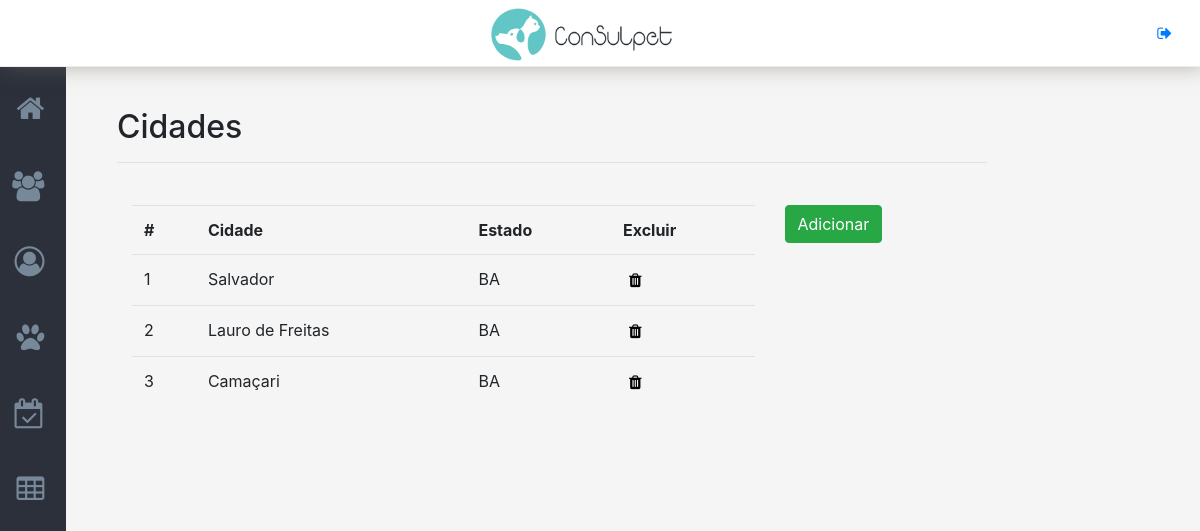
The app's page /cidades (signed in) with its own data.
### tables this page shows
CREATE TABLE `cid_cidade` (
  `cid_id_cidade` int(11) NOT NULL,
  `cid_ds_cidade` varchar(100) NOT NULL,
  `cid_est_cidade` varchar(2) NOT NULL
);

### _controller/db_connection.php (called while the page is built)
<?php
function connect(){
    $host ="localhost";
    $user="root";
    $password ="123456";
    $bd = "consulpet";
    $con = new mysqli($host,$user,$password,$bd) or die("Erro ao conectar com o banco");
    return $con;
}

### pages/cidades.php (the view, shortened to what this page needs)
<main role="main" class="col-md-9 pt-3">
    <div class="d-flex justify-content-between flex-wrap flex-md-nowrap align-items-center pb-2 mb-3 border-bottom">
        <h1 class="h2">Cidades</h1><span>
    </div>
    <div class='container' style='padding-top: 3%;'>
        <div class='row'>
            <div class='col-md-9'>
                <table class='table table-hover'>
                    <tr>
                        <th scope="col">#</th>
                        <th scope="col">Cidade</th>
                        <th scope="col">Estado</th>
                        <th scope="col">Excluir</th>
                    </tr>
                    <?php
                    $query_especies = "SELECT cid_id_cidade,
                                              cid_ds_cidade,
                                              cid_est_cidade
                                       FROM cid_cidade";
                    if($res = mysqli_query(connect(),$query_especies)){
                        while($dados = mysqli_fetch_array($res)){
                            $id_cidade      = $dados['cid_id_cidade'];
                            $cidade         = $dados['cid_ds_cidade'];
                            $estado         = $dados['cid_est_cidade'];
              echo"<tr >
                        <td class='cid_id' id='$id_cidade'>$id_cidade</td>
                        <td class='cid_id' id='$id_cidade'>$cidade</td>
                        <td class='cid_id' id='$id_cidade'>$estado</td>
                        <td><button class='delete_cidade btn-link' id='$id_cidade'><i class='fa fa-trash' aria-hidden='true'></i></button></td>
                   </tr>";
                        }
                    }
                    ?>
                </table>
            </div>
            <div class='col-md-2' style="padding-bottom: 30px">
                <div style="padding-bottom: 30px">
                    <button id='nova_cidade' type='button' class='btn btn-success'>
                        Adicionar
                    </button>
                </div>
            </div>
        </div>
    </div>
</main>
</div>
</div>

### css/estilo.css (style rules this page uses)
body { background-color: #f5f5f5; }
.pt-3, .py-3 { padding-top: 3rem!important; }
.btn-link { color: black; border: 0; }
main { margin-left: 8.5%; }
td { cursor: pointer; }
td:last-of-type { cursor: auto; }
td button .fa-trash { transition:0.5s; }

### records on screen
cid_cidade: cid_id_cidade "1", cid_ds_cidade "Salvador", cid_est_cidade "BA"
cid_cidade: cid_id_cidade "2", cid_ds_cidade "Lauro de Freitas", cid_est_cidade "BA"
cid_cidade: cid_id_cidade "3", cid_ds_cidade "Camaçari", cid_est_cidade "BA"
